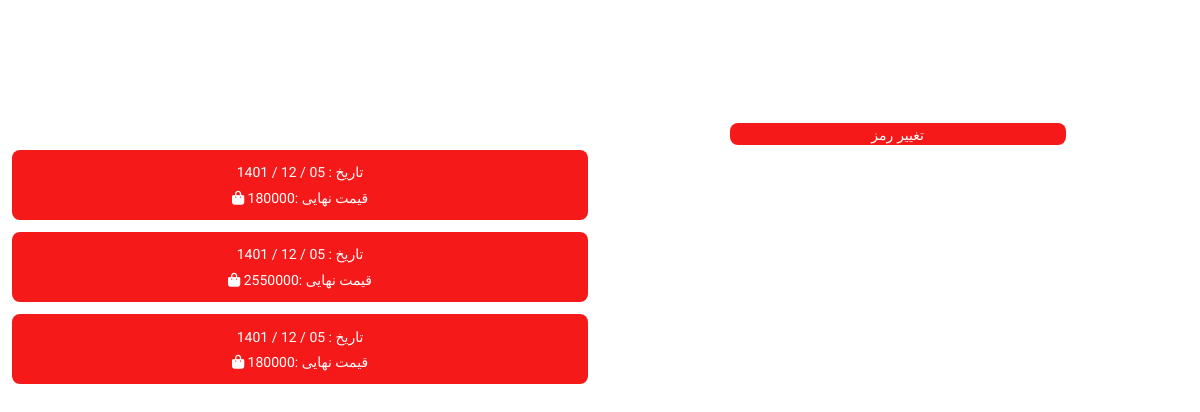
Screenshot of /cartu/user/hdfon-lito (signed in) with the database file from the repository.
### cart/models.py (models this page shows)
class order(models.Model):
    user_id = models.ForeignKey(User, related_name='user', on_delete=models.CASCADE)
    is_paid = models.BooleanField(default=False)
    pay_time = models.DateField(null=True, blank=True)
    tracking_code = models.CharField(max_length=300,blank=True,null=True)
    final_price = models.IntegerField(null=True, blank=True)
    def __str__(self):
        return str(self.user_id)

### cart/views.py (the view, shortened to what this page needs)
# urls.py: path('user/<slug:user_name>', views.user.as_view(), name='profile'),
class user(View):
    def get(self, request,user_name):
        form = profile_change_pass()
        order_user = order.objects.filter(user_id_id=request.user.id, is_paid=True)
        orm = order_details.objects.filter(order__in=order_user.all())
        oa = []
        for id_e in order_user:
            ore = order_details.objects.filter(order_id=id_e.id)
            if str(ore) == '<QuerySet []>':
                print(str(ore))
            else:
                oa.append([[ore], [id_e.final_price, id_e.pay_time]])
        print(oa)
        return render(request, 'profile.html', {'order': order_user, 'orm': orm, 'oa': oa,'form':form})

### cart/models.py (called while the page is built)
    def __str__(self):
        return str(self.order)

### products/models.py (called while the page is built)
    def __str__(self):
        return self.title

### register/models.py (called while the page is built)
    def __str__(self):
        return self.email

### cart/templates/profile.html (shortened to what this page needs)
{% extends 'base.html'%}
{% load static %}
{% block content %}
    {% load crispy_forms_tags %}
<div style="width: 100%;margin-top: 5%">
<div style="width:50%;float: left">
  <div class="ddate-price-parent" >
{% for a in oa %}
                {% for i in a.0 %}
                        <button class="button-child" onclick="hider(s{{ i.0.id }})" >
                        <div style="margin-top: 2%;font-family: 'Vazirmatn', sans-serif;">تاریخ :  {{ a.1.1|date:" m / d / Y"}} </div>
                            <div style="margin-top: 1%;margin-bottom: 2%;font-family: 'Vazirmatn', sans-serif;" >قیمت نهایی :{{ a.1.0 }} <i class="fa-solid fa-bag-shopping"></i> </div>
                        </button>
{% endfor %}
{% endfor %}
 </div>
</div>
<div  style="  width: 40%; float: right">
<button style="  width: 70%; margin-right:28%" class="button-child" onclick="change()" > تغییر رمز </button>
</div>
</div>
{% endblock %}

### static/s1.css (style rules this page uses)
* { margin: 0; box-sizing: border-box; border: 0; }
body { text-align: right; direction: rtl; color: #303030; line-height: 30px; font-size: 14px; }

### cart/templates/profile.html (style rules this page uses)
.ddate-price-parent { padding-top: 5%; float: right; width: 100%; display: flex ; flex-wrap: wrap; justify-content: space-evenly; }
.button-child { margin-bottom: 2%; margin-left: 2%; margin-right: 2%; background-color: #f61919; border-radius: 8px; border-style: none; box-sizing: border-box; color: #FFFFFF; cursor: pointer; font-family: "Haas Grot Text R Web", "Helvetica Neue", Helvetica, Arial, sans-serif; font-weight: 500; height: 40px; line-height: 20px; list-style: none; outline: none; position: relative; text-align: center; transition: color 100ms; user-select: none; -webkit-user-select: none; touch-action: manipulation; width: 100%; height: 10%; }

### rows the page displays
order: pay_time "05 / 12 / 1401"
order: pay_time "05 / 12 / 1401"
order: pay_time "05 / 12 / 1401"

### other values shown
{{ a.1.0 }} "180000" "2550000" "180000"
